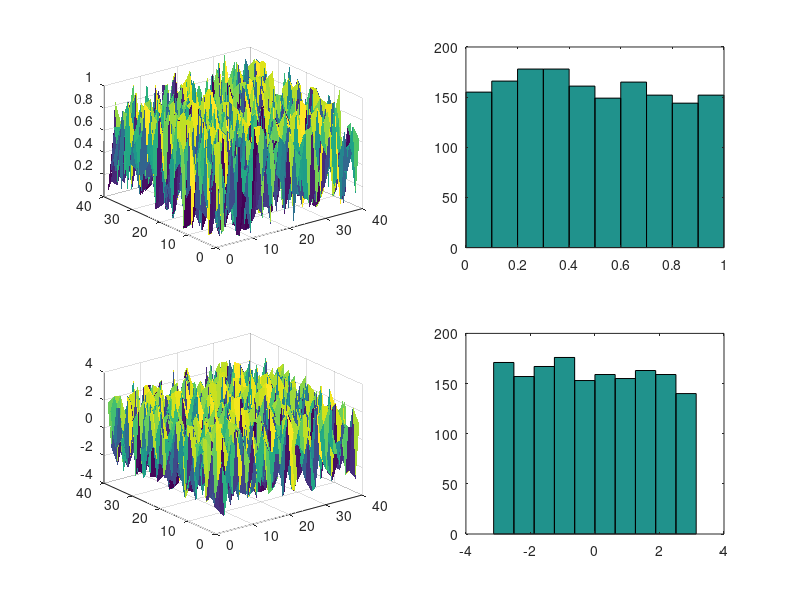
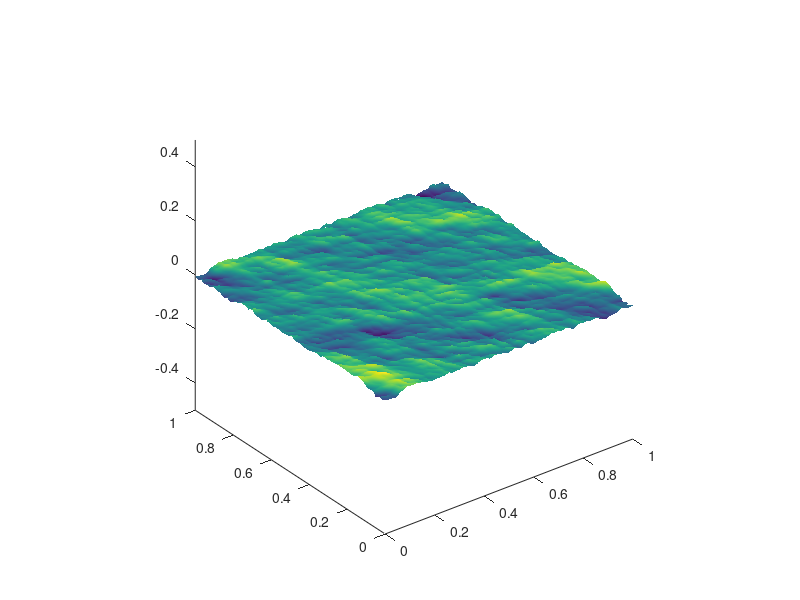

Reproduce these figures in MATLAB, in order.
clc
close all
clear all

b=1.2


%%%%%%%     RANDOM NUMBERS GENERATION  NORMAL/UNIFORM
%%%%%%%%  NORMAL
M=40
% m=round(5*randn(10,1))
%m =(randn(M,M))
m=(rand(M,M))
%m=(-pi + (pi+pi).*(rand(M,M)))
%subplot(2,2,1); imagesc(m)
subplot(2,2,2),hist(m(:))
[x,y]=meshgrid(1:M,1:M)
subplot(2,2,1);surf(x,y,m,'edgecolor','none','facecolor','interp')

%%%%%%   UNIFORM
N=40
n=(-pi + (pi+pi).*(rand(N,N)))
% n=(-pi + (pi+pi).*rand(20,1))
%figure
%subplot(2,2,1); imagesc(n)
subplot(2,2,4),hist(n(:))  % reshape(A,[],1)
[x,y]=meshgrid(1:N,1:N)
subplot(2,2,3);surf(x,y,n,'edgecolor','none','facecolor','interp')
%%%%%%%---------------------------------------------

x=0:1/100:1;
y=0:1/100:1;
[xx yy]=meshgrid(x,y);
z(:,:)=[0];
for h=1:M%length(m);
    for i=1:N%length(n);
        mod=(h^2+i^2)^(-b/2);
        z=z+(m(h,i)*mod*cos(2*pi*(h*xx+i*yy)+n(h,i)));

        %         mod=1/(m(h)^2+n(i)^2)^(-b/2);
        %         z=z+(m(h,i)*mod*cos(2*pi*(m(i)*xx+n(h)*yy)+n(h,i)));
        %subplot(2,2,i)
        %surf(xx,yy,z(:,:,i),'edgecolor','none');

    end
end
figure
surf(xx,yy,0.01*(z),'edgecolor','none','facecolor','interp');
axis equal; grid off
%plot3(x,y,z)